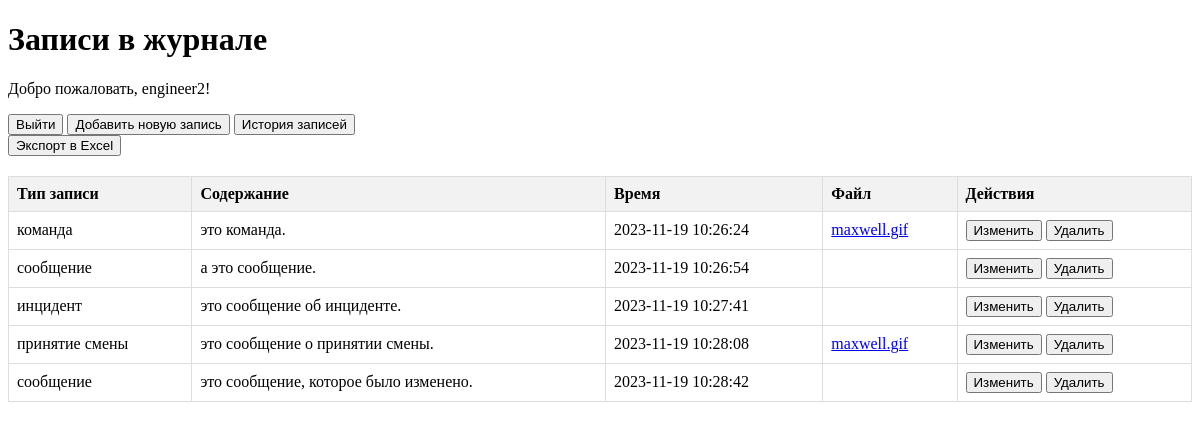
The app's page / (signed in) with its own data.
### app.py (models this page shows)
class User(UserMixin, db.Model):
    id = db.Column(db.Integer, primary_key=True)
    username = db.Column(db.String(50), unique=True, nullable=False)
    password_hash = db.Column(db.String(100), nullable=False)

class LogEntry(db.Model):
    id = db.Column(db.Integer, primary_key=True)
    type = db.Column(db.String(20), nullable=False)
    content = db.Column(db.Text, nullable=False)
    timestamp = db.Column(db.DateTime, default=lambda: datetime.utcnow() + timedelta(hours=5))
    user_id = db.Column(db.Integer, db.ForeignKey('user.id'), nullable=False)
    user = db.relationship('User', backref=db.backref('log_entries', lazy=True))
    file = db.Column(db.String(255))  # Adjust the length as needed

### app.py (the view)
@app.route('/')
@login_required
def index():
    log_entries = LogEntry.query.order_by(LogEntry.timestamp.asc()).all()
    return render_template('index.html', log_entries=log_entries)

### app.py (called while the page is built)
@login_manager.user_loader
def load_user(user_id):
    return User.query.get(int(user_id))

### templates/index.html (shortened to what this page needs)
<!DOCTYPE html>
<html lang="en">
<head>
</head>
<body>
    <h1>Записи в журнале</h1>
    <p>Добро пожаловать, {{ current_user.username }}!</p>
    <button type="button" onclick="location.href='{{ url_for('logout') }}'">Выйти</button>
    <button type="button" onclick="location.href='{{ url_for('create') }}'">Добавить новую запись</button>
    <button type="button" onclick="location.href='{{ url_for('history') }}'">История записей</button>
    <form method="get" action="{{ url_for('export_excel') }}">
        <button type="submit">Экспорт в Excel</button>
    </form>
    <table>
        <thead>
            <tr>
                <th>Тип записи</th>
                <th>Содержание</th>
                <th>Время</th>
                <th>Файл</th>
                <th>Действия</th>
            </tr>
        </thead>
        <tbody>
            {% for log_entry in log_entries %}
                <tr>
                    <td>{{ log_entry.type }}</td>
                    <td>{{ log_entry.content }}</td>
                    <td>{{ log_entry.timestamp.strftime('%Y-%m-%d %H:%M:%S') }}</td>
                    <td>
                        {% if log_entry.file %}
                            <a href="{{ url_for('uploaded_file', filename=log_entry.file) }}" target="_blank">{{ log_entry.file }}</a>
                        {% endif %}
                    </td>
                    <td>
                        <button type="button" onclick="location.href='{{ url_for('edit', id=log_entry.id) }}'">Изменить</button>
                        <button type="button" onclick="location.href='{{ url_for('delete', id=log_entry.id) }}'">Удалить</button>
                    </td>
                </tr>
            {% endfor %}
        </tbody>
    </table>
</body>
</html>

### templates/index.html (style rules this page uses)
table { width: 100%; border-collapse: collapse; margin-top: 20px; }
th, td { border: 1px solid #dddddd; text-align: left; padding: 8px; }
th { background-color: #f2f2f2; }

### records on screen
User: username "engineer2"
LogEntry: type "команда", content "это команда.", timestamp "2023-11-19 10:26:24", file "maxwell.gif"
LogEntry: type "сообщение", content "а это сообщение.", timestamp "2023-11-19 10:26:54"
LogEntry: type "инцидент", content "это сообщение об инциденте.", timestamp "2023-11-19 10:27:41"
LogEntry: type "принятие смены", content "это сообщение о принятии смены.", timestamp "2023-11-19 10:28:08", file "maxwell.gif"
LogEntry: type "сообщение", content "это сообщение, которое было изменено.", timestamp "2023-11-19 10:28:42"
